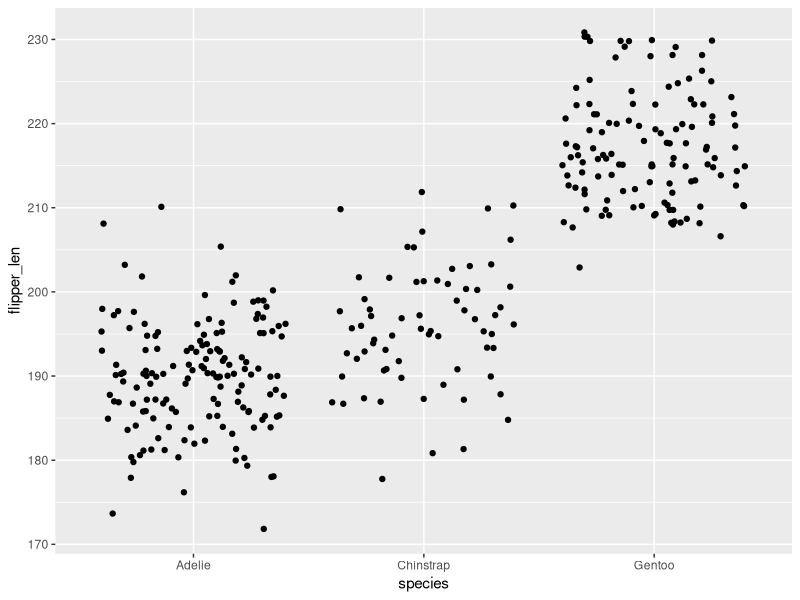

This chart was generated by the following R code:
## ---- chunk 1
#| label: fig-flippers
#| fig-cap: "Flipper length by species."
library(ggplot2)
ggplot(penguins, aes(species, flipper_len)) + geom_jitter()
toBibtex(citation())            # R itself
toBibtex(citation("ggplot2"))   # a package
